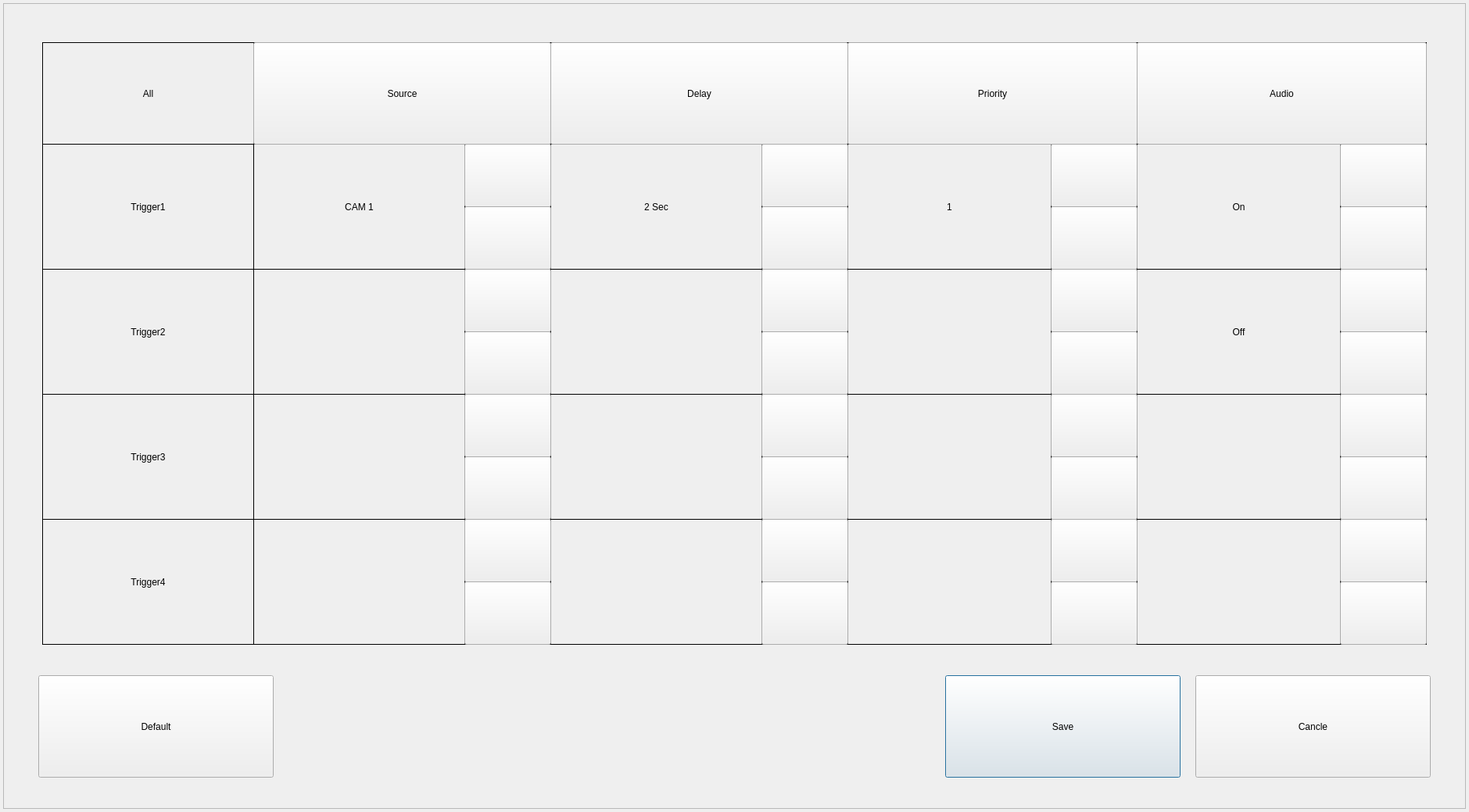
<?xml version="1.0" encoding="UTF-8"?>
<ui version="4.0">
 <class>TriggerInputDialog1080p</class>
 <widget class="QDialog" name="TriggerInputDialog1080p">
  <property name="geometry">
   <rect>
    <x>0</x>
    <y>0</y>
    <width>1879</width>
    <height>1039</height>
   </rect>
  </property>
  <property name="windowTitle">
   <string>TRIGGER INPUT PROPERTY</string>
  </property>
  <widget class="QFrame" name="frame">
   <property name="geometry">
    <rect>
     <x>4</x>
     <y>4</y>
     <width>1871</width>
     <height>1031</height>
    </rect>
   </property>
   <property name="maximumSize">
    <size>
     <width>16777215</width>
     <height>16777215</height>
    </size>
   </property>
   <property name="frameShape">
    <enum>QFrame::StyledPanel</enum>
   </property>
   <property name="frameShadow">
    <enum>QFrame::Raised</enum>
   </property>
   <widget class="QLabel" name="labelAll">
    <property name="geometry">
     <rect>
      <x>50</x>
      <y>50</y>
      <width>271</width>
      <height>131</height>
     </rect>
    </property>
    <property name="frameShape">
     <enum>QFrame::Box</enum>
    </property>
    <property name="text">
     <string>All</string>
    </property>
    <property name="alignment">
     <set>Qt::AlignCenter</set>
    </property>
   </widget>
   <widget class="QLabel" name="labelTrigger1">
    <property name="geometry">
     <rect>
      <x>50</x>
      <y>180</y>
      <width>271</width>
      <height>161</height>
     </rect>
    </property>
    <property name="frameShape">
     <enum>QFrame::Box</enum>
    </property>
    <property name="text">
     <string notr="true">Trigger1</string>
    </property>
    <property name="alignment">
     <set>Qt::AlignCenter</set>
    </property>
   </widget>
   <widget class="QLabel" name="labelTrigger2">
    <property name="geometry">
     <rect>
      <x>50</x>
      <y>340</y>
      <width>271</width>
      <height>161</height>
     </rect>
    </property>
    <property name="frameShape">
     <enum>QFrame::Box</enum>
    </property>
    <property name="text">
     <string notr="true">Trigger2</string>
    </property>
    <property name="alignment">
     <set>Qt::AlignCenter</set>
    </property>
   </widget>
   <widget class="QLabel" name="labelTrigger3">
    <property name="geometry">
     <rect>
      <x>50</x>
      <y>500</y>
      <width>271</width>
      <height>161</height>
     </rect>
    </property>
    <property name="frameShape">
     <enum>QFrame::Box</enum>
    </property>
    <property name="text">
     <string notr="true">Trigger3</string>
    </property>
    <property name="alignment">
     <set>Qt::AlignCenter</set>
    </property>
   </widget>
   <widget class="QLabel" name="labelTrigger4">
    <property name="geometry">
     <rect>
      <x>50</x>
      <y>660</y>
      <width>271</width>
      <height>161</height>
     </rect>
    </property>
    <property name="frameShape">
     <enum>QFrame::Box</enum>
    </property>
    <property name="text">
     <string notr="true">Trigger4</string>
    </property>
    <property name="alignment">
     <set>Qt::AlignCenter</set>
    </property>
   </widget>
   <widget class="QLabel" name="labelSourceAll">
    <property name="geometry">
     <rect>
      <x>320</x>
      <y>50</y>
      <width>381</width>
      <height>131</height>
     </rect>
    </property>
    <property name="frameShape">
     <enum>QFrame::Box</enum>
    </property>
    <property name="text">
     <string/>
    </property>
    <property name="alignment">
     <set>Qt::AlignCenter</set>
    </property>
   </widget>
   <widget class="QLabel" name="labelDelayAll">
    <property name="geometry">
     <rect>
      <x>700</x>
      <y>50</y>
      <width>381</width>
      <height>131</height>
     </rect>
    </property>
    <property name="frameShape">
     <enum>QFrame::Box</enum>
    </property>
    <property name="text">
     <string/>
    </property>
    <property name="alignment">
     <set>Qt::AlignCenter</set>
    </property>
   </widget>
   <widget class="QLabel" name="labelPriorityAll">
    <property name="geometry">
     <rect>
      <x>1080</x>
      <y>50</y>
      <width>371</width>
      <height>131</height>
     </rect>
    </property>
    <property name="frameShape">
     <enum>QFrame::Box</enum>
    </property>
    <property name="text">
     <string/>
    </property>
    <property name="alignment">
     <set>Qt::AlignCenter</set>
    </property>
   </widget>
   <widget class="QLabel" name="labelAudioAll">
    <property name="geometry">
     <rect>
      <x>1450</x>
      <y>50</y>
      <width>371</width>
      <height>131</height>
     </rect>
    </property>
    <property name="frameShape">
     <enum>QFrame::Box</enum>
    </property>
    <property name="text">
     <string/>
    </property>
    <property name="alignment">
     <set>Qt::AlignCenter</set>
    </property>
   </widget>
   <widget class="QLabel" name="labelSource1">
    <property name="geometry">
     <rect>
      <x>320</x>
      <y>180</y>
      <width>271</width>
      <height>161</height>
     </rect>
    </property>
    <property name="frameShape">
     <enum>QFrame::Box</enum>
    </property>
    <property name="text">
     <string notr="true">CAM 1</string>
    </property>
    <property name="alignment">
     <set>Qt::AlignCenter</set>
    </property>
   </widget>
   <widget class="QLabel" name="labelSourceDn1">
    <property name="geometry">
     <rect>
      <x>590</x>
      <y>260</y>
      <width>111</width>
      <height>81</height>
     </rect>
    </property>
    <property name="frameShape">
     <enum>QFrame::Box</enum>
    </property>
    <property name="text">
     <string/>
    </property>
    <property name="alignment">
     <set>Qt::AlignCenter</set>
    </property>
   </widget>
   <widget class="QLabel" name="labelSourceUp1">
    <property name="geometry">
     <rect>
      <x>590</x>
      <y>180</y>
      <width>111</width>
      <height>81</height>
     </rect>
    </property>
    <property name="frameShape">
     <enum>QFrame::Box</enum>
    </property>
    <property name="text">
     <string/>
    </property>
    <property name="alignment">
     <set>Qt::AlignCenter</set>
    </property>
   </widget>
   <widget class="QLabel" name="labelDelay1">
    <property name="geometry">
     <rect>
      <x>700</x>
      <y>180</y>
      <width>271</width>
      <height>161</height>
     </rect>
    </property>
    <property name="frameShape">
     <enum>QFrame::Box</enum>
    </property>
    <property name="text">
     <string notr="true">2 Sec</string>
    </property>
    <property name="alignment">
     <set>Qt::AlignCenter</set>
    </property>
   </widget>
   <widget class="QLabel" name="labelDelayDn1">
    <property name="geometry">
     <rect>
      <x>970</x>
      <y>260</y>
      <width>111</width>
      <height>81</height>
     </rect>
    </property>
    <property name="frameShape">
     <enum>QFrame::Box</enum>
    </property>
    <property name="text">
     <string/>
    </property>
    <property name="alignment">
     <set>Qt::AlignCenter</set>
    </property>
   </widget>
   <widget class="QLabel" name="labelDelayUp1">
    <property name="geometry">
     <rect>
      <x>970</x>
      <y>180</y>
      <width>111</width>
      <height>81</height>
     </rect>
    </property>
    <property name="frameShape">
     <enum>QFrame::Box</enum>
    </property>
    <property name="text">
     <string/>
    </property>
    <property name="alignment">
     <set>Qt::AlignCenter</set>
    </property>
   </widget>
   <widget class="QPushButton" name="buttonSave">
    <property name="geometry">
     <rect>
      <x>1205</x>
      <y>860</y>
      <width>301</width>
      <height>131</height>
     </rect>
    </property>
    <property name="text">
     <string>Save</string>
    </property>
   </widget>
   <widget class="QPushButton" name="buttonClose">
    <property name="geometry">
     <rect>
      <x>1525</x>
      <y>860</y>
      <width>301</width>
      <height>131</height>
     </rect>
    </property>
    <property name="text">
     <string>Cancle</string>
    </property>
   </widget>
   <widget class="QPushButton" name="buttonDefault">
    <property name="geometry">
     <rect>
      <x>45</x>
      <y>860</y>
      <width>301</width>
      <height>131</height>
     </rect>
    </property>
    <property name="text">
     <string>Default</string>
    </property>
   </widget>
   <widget class="QLabel" name="labelPriority1">
    <property name="geometry">
     <rect>
      <x>1080</x>
      <y>180</y>
      <width>261</width>
      <height>161</height>
     </rect>
    </property>
    <property name="frameShape">
     <enum>QFrame::Box</enum>
    </property>
    <property name="text">
     <string notr="true">1</string>
    </property>
    <property name="alignment">
     <set>Qt::AlignCenter</set>
    </property>
   </widget>
   <widget class="QLabel" name="labelPriorityDn1">
    <property name="geometry">
     <rect>
      <x>1340</x>
      <y>260</y>
      <width>111</width>
      <height>81</height>
     </rect>
    </property>
    <property name="frameShape">
     <enum>QFrame::Box</enum>
    </property>
    <property name="text">
     <string/>
    </property>
    <property name="alignment">
     <set>Qt::AlignCenter</set>
    </property>
   </widget>
   <widget class="QLabel" name="labelPriorityUp1">
    <property name="geometry">
     <rect>
      <x>1340</x>
      <y>180</y>
      <width>111</width>
      <height>81</height>
     </rect>
    </property>
    <property name="frameShape">
     <enum>QFrame::Box</enum>
    </property>
    <property name="text">
     <string/>
    </property>
    <property name="alignment">
     <set>Qt::AlignCenter</set>
    </property>
   </widget>
   <widget class="QLabel" name="labelAudio1">
    <property name="geometry">
     <rect>
      <x>1450</x>
      <y>180</y>
      <width>261</width>
      <height>161</height>
     </rect>
    </property>
    <property name="frameShape">
     <enum>QFrame::Box</enum>
    </property>
    <property name="text">
     <string notr="true">On</string>
    </property>
    <property name="alignment">
     <set>Qt::AlignCenter</set>
    </property>
   </widget>
   <widget class="QLabel" name="labelAudioDn1">
    <property name="geometry">
     <rect>
      <x>1710</x>
      <y>260</y>
      <width>111</width>
      <height>81</height>
     </rect>
    </property>
    <property name="frameShape">
     <enum>QFrame::Box</enum>
    </property>
    <property name="text">
     <string/>
    </property>
    <property name="alignment">
     <set>Qt::AlignCenter</set>
    </property>
   </widget>
   <widget class="QLabel" name="labelAudioUp1">
    <property name="geometry">
     <rect>
      <x>1710</x>
      <y>180</y>
      <width>111</width>
      <height>81</height>
     </rect>
    </property>
    <property name="frameShape">
     <enum>QFrame::Box</enum>
    </property>
    <property name="text">
     <string/>
    </property>
    <property name="alignment">
     <set>Qt::AlignCenter</set>
    </property>
   </widget>
   <widget class="QLabel" name="labelSource2">
    <property name="geometry">
     <rect>
      <x>320</x>
      <y>340</y>
      <width>271</width>
      <height>161</height>
     </rect>
    </property>
    <property name="frameShape">
     <enum>QFrame::Box</enum>
    </property>
    <property name="text">
     <string/>
    </property>
    <property name="alignment">
     <set>Qt::AlignCenter</set>
    </property>
   </widget>
   <widget class="QLabel" name="labelSource3">
    <property name="geometry">
     <rect>
      <x>320</x>
      <y>500</y>
      <width>271</width>
      <height>161</height>
     </rect>
    </property>
    <property name="frameShape">
     <enum>QFrame::Box</enum>
    </property>
    <property name="text">
     <string/>
    </property>
    <property name="alignment">
     <set>Qt::AlignCenter</set>
    </property>
   </widget>
   <widget class="QLabel" name="labelSource4">
    <property name="geometry">
     <rect>
      <x>320</x>
      <y>660</y>
      <width>271</width>
      <height>161</height>
     </rect>
    </property>
    <property name="frameShape">
     <enum>QFrame::Box</enum>
    </property>
    <property name="text">
     <string/>
    </property>
    <property name="alignment">
     <set>Qt::AlignCenter</set>
    </property>
   </widget>
   <widget class="QLabel" name="labelSourceDn2">
    <property name="geometry">
     <rect>
      <x>590</x>
      <y>420</y>
      <width>111</width>
      <height>81</height>
     </rect>
    </property>
    <property name="frameShape">
     <enum>QFrame::Box</enum>
    </property>
    <property name="text">
     <string/>
    </property>
    <property name="alignment">
     <set>Qt::AlignCenter</set>
    </property>
   </widget>
   <widget class="QLabel" name="labelSourceDn3">
    <property name="geometry">
     <rect>
      <x>590</x>
      <y>580</y>
      <width>111</width>
      <height>81</height>
     </rect>
    </property>
    <property name="frameShape">
     <enum>QFrame::Box</enum>
    </property>
    <property name="text">
     <string/>
    </property>
    <property name="alignment">
     <set>Qt::AlignCenter</set>
    </property>
   </widget>
   <widget class="QLabel" name="labelSourceDn4">
    <property name="geometry">
     <rect>
      <x>590</x>
      <y>740</y>
      <width>111</width>
      <height>81</height>
     </rect>
    </property>
    <property name="frameShape">
     <enum>QFrame::Box</enum>
    </property>
    <property name="text">
     <string/>
    </property>
    <property name="alignment">
     <set>Qt::AlignCenter</set>
    </property>
   </widget>
   <widget class="QLabel" name="labelSourceUp2">
    <property name="geometry">
     <rect>
      <x>590</x>
      <y>340</y>
      <width>111</width>
      <height>81</height>
     </rect>
    </property>
    <property name="frameShape">
     <enum>QFrame::Box</enum>
    </property>
    <property name="text">
     <string/>
    </property>
    <property name="alignment">
     <set>Qt::AlignCenter</set>
    </property>
   </widget>
   <widget class="QLabel" name="labelSourceUp3">
    <property name="geometry">
     <rect>
      <x>590</x>
      <y>500</y>
      <width>111</width>
      <height>81</height>
     </rect>
    </property>
    <property name="frameShape">
     <enum>QFrame::Box</enum>
    </property>
    <property name="text">
     <string/>
    </property>
    <property name="alignment">
     <set>Qt::AlignCenter</set>
    </property>
   </widget>
   <widget class="QLabel" name="labelSourceUp4">
    <property name="geometry">
     <rect>
      <x>590</x>
      <y>660</y>
      <width>111</width>
      <height>81</height>
     </rect>
    </property>
    <property name="frameShape">
     <enum>QFrame::Box</enum>
    </property>
    <property name="text">
     <string/>
    </property>
    <property name="alignment">
     <set>Qt::AlignCenter</set>
    </property>
   </widget>
   <widget class="QLabel" name="labelDelay2">
    <property name="geometry">
     <rect>
      <x>700</x>
      <y>340</y>
      <width>271</width>
      <height>161</height>
     </rect>
    </property>
    <property name="frameShape">
     <enum>QFrame::Box</enum>
    </property>
    <property name="text">
     <string/>
    </property>
    <property name="alignment">
     <set>Qt::AlignCenter</set>
    </property>
   </widget>
   <widget class="QLabel" name="labelDelay3">
    <property name="geometry">
     <rect>
      <x>700</x>
      <y>500</y>
      <width>271</width>
      <height>161</height>
     </rect>
    </property>
    <property name="frameShape">
     <enum>QFrame::Box</enum>
    </property>
    <property name="text">
     <string/>
    </property>
    <property name="alignment">
     <set>Qt::AlignCenter</set>
    </property>
   </widget>
   <widget class="QLabel" name="labelDelay4">
    <property name="geometry">
     <rect>
      <x>700</x>
      <y>660</y>
      <width>271</width>
      <height>161</height>
     </rect>
    </property>
    <property name="frameShape">
     <enum>QFrame::Box</enum>
    </property>
    <property name="text">
     <string/>
    </property>
    <property name="alignment">
     <set>Qt::AlignCenter</set>
    </property>
   </widget>
   <widget class="QLabel" name="labelDelayDn2">
    <property name="geometry">
     <rect>
      <x>970</x>
      <y>420</y>
      <width>111</width>
      <height>81</height>
     </rect>
    </property>
    <property name="frameShape">
     <enum>QFrame::Box</enum>
    </property>
    <property name="text">
     <string/>
    </property>
    <property name="alignment">
     <set>Qt::AlignCenter</set>
    </property>
   </widget>
   <widget class="QLabel" name="labelDelayDn3">
    <property name="geometry">
     <rect>
      <x>970</x>
      <y>580</y>
      <width>111</width>
      <height>81</height>
     </rect>
    </property>
    <property name="frameShape">
     <enum>QFrame::Box</enum>
    </property>
    <property name="text">
     <string/>
    </property>
    <property name="alignment">
     <set>Qt::AlignCenter</set>
    </property>
   </widget>
   <widget class="QLabel" name="labelDelayDn4">
    <property name="geometry">
     <rect>
      <x>970</x>
      <y>740</y>
      <width>111</width>
      <height>81</height>
     </rect>
    </property>
    <property name="frameShape">
     <enum>QFrame::Box</enum>
    </property>
    <property name="text">
     <string/>
    </property>
    <property name="alignment">
     <set>Qt::AlignCenter</set>
    </property>
   </widget>
   <widget class="QLabel" name="labelDelayUp2">
    <property name="geometry">
     <rect>
      <x>970</x>
      <y>340</y>
      <width>111</width>
      <height>81</height>
     </rect>
    </property>
    <property name="frameShape">
     <enum>QFrame::Box</enum>
    </property>
    <property name="text">
     <string/>
    </property>
    <property name="alignment">
     <set>Qt::AlignCenter</set>
    </property>
   </widget>
   <widget class="QLabel" name="labelDelayUp3">
    <property name="geometry">
     <rect>
      <x>970</x>
      <y>500</y>
      <width>111</width>
      <height>81</height>
     </rect>
    </property>
    <property name="frameShape">
     <enum>QFrame::Box</enum>
    </property>
    <property name="text">
     <string/>
    </property>
    <property name="alignment">
     <set>Qt::AlignCenter</set>
    </property>
   </widget>
   <widget class="QLabel" name="labelDelayUp4">
    <property name="geometry">
     <rect>
      <x>970</x>
      <y>660</y>
      <width>111</width>
      <height>81</height>
     </rect>
    </property>
    <property name="frameShape">
     <enum>QFrame::Box</enum>
    </property>
    <property name="text">
     <string/>
    </property>
    <property name="alignment">
     <set>Qt::AlignCenter</set>
    </property>
   </widget>
   <widget class="QLabel" name="labelPriority2">
    <property name="geometry">
     <rect>
      <x>1080</x>
      <y>340</y>
      <width>261</width>
      <height>161</height>
     </rect>
    </property>
    <property name="frameShape">
     <enum>QFrame::Box</enum>
    </property>
    <property name="text">
     <string/>
    </property>
    <property name="alignment">
     <set>Qt::AlignCenter</set>
    </property>
   </widget>
   <widget class="QLabel" name="labelPriority3">
    <property name="geometry">
     <rect>
      <x>1080</x>
      <y>500</y>
      <width>261</width>
      <height>161</height>
     </rect>
    </property>
    <property name="frameShape">
     <enum>QFrame::Box</enum>
    </property>
    <property name="text">
     <string/>
    </property>
    <property name="alignment">
     <set>Qt::AlignCenter</set>
    </property>
   </widget>
   <widget class="QLabel" name="labelPriority4">
    <property name="geometry">
     <rect>
      <x>1080</x>
      <y>660</y>
      <width>261</width>
      <height>161</height>
     </rect>
    </property>
    <property name="frameShape">
     <enum>QFrame::Box</enum>
    </property>
    <property name="text">
     <string/>
    </property>
    <property name="alignment">
     <set>Qt::AlignCenter</set>
    </property>
   </widget>
   <widget class="QLabel" name="labelPriorityDn2">
    <property name="geometry">
     <rect>
      <x>1340</x>
      <y>420</y>
      <width>111</width>
      <height>81</height>
     </rect>
    </property>
    <property name="frameShape">
     <enum>QFrame::Box</enum>
    </property>
    <property name="text">
     <string/>
    </property>
    <property name="alignment">
     <set>Qt::AlignCenter</set>
    </property>
   </widget>
   <widget class="QLabel" name="labelPriorityDn3">
    <property name="geometry">
     <rect>
      <x>1340</x>
      <y>580</y>
      <width>111</width>
      <height>81</height>
     </rect>
    </property>
    <property name="frameShape">
     <enum>QFrame::Box</enum>
    </property>
    <property name="text">
     <string/>
    </property>
    <property name="alignment">
     <set>Qt::AlignCenter</set>
    </property>
   </widget>
   <widget class="QLabel" name="labelPriorityDn4">
    <property name="geometry">
     <rect>
      <x>1340</x>
      <y>740</y>
      <width>111</width>
      <height>81</height>
     </rect>
    </property>
    <property name="frameShape">
     <enum>QFrame::Box</enum>
    </property>
    <property name="text">
     <string/>
    </property>
    <property name="alignment">
     <set>Qt::AlignCenter</set>
    </property>
   </widget>
   <widget class="QLabel" name="labelPriorityUp2">
    <property name="geometry">
     <rect>
      <x>1340</x>
      <y>340</y>
      <width>111</width>
      <height>81</height>
     </rect>
    </property>
    <property name="frameShape">
     <enum>QFrame::Box</enum>
    </property>
    <property name="text">
     <string/>
    </property>
    <property name="alignment">
     <set>Qt::AlignCenter</set>
    </property>
   </widget>
   <widget class="QLabel" name="labelPriorityUp3">
    <property name="geometry">
     <rect>
      <x>1340</x>
      <y>500</y>
      <width>111</width>
      <height>81</height>
     </rect>
    </property>
    <property name="frameShape">
     <enum>QFrame::Box</enum>
    </property>
    <property name="text">
     <string/>
    </property>
    <property name="alignment">
     <set>Qt::AlignCenter</set>
    </property>
   </widget>
   <widget class="QLabel" name="labelPriorityUp4">
    <property name="geometry">
     <rect>
      <x>1340</x>
      <y>660</y>
      <width>111</width>
      <height>81</height>
     </rect>
    </property>
    <property name="frameShape">
     <enum>QFrame::Box</enum>
    </property>
    <property name="text">
     <string/>
    </property>
    <property name="alignment">
     <set>Qt::AlignCenter</set>
    </property>
   </widget>
   <widget class="QLabel" name="labelAudio2">
    <property name="geometry">
     <rect>
      <x>1450</x>
      <y>340</y>
      <width>261</width>
      <height>161</height>
     </rect>
    </property>
    <property name="frameShape">
     <enum>QFrame::Box</enum>
    </property>
    <property name="text">
     <string notr="true">Off</string>
    </property>
    <property name="alignment">
     <set>Qt::AlignCenter</set>
    </property>
   </widget>
   <widget class="QLabel" name="labelAudio3">
    <property name="geometry">
     <rect>
      <x>1450</x>
      <y>500</y>
      <width>261</width>
      <height>161</height>
     </rect>
    </property>
    <property name="frameShape">
     <enum>QFrame::Box</enum>
    </property>
    <property name="text">
     <string/>
    </property>
    <property name="alignment">
     <set>Qt::AlignCenter</set>
    </property>
   </widget>
   <widget class="QLabel" name="labelAudio4">
    <property name="geometry">
     <rect>
      <x>1450</x>
      <y>660</y>
      <width>261</width>
      <height>161</height>
     </rect>
    </property>
    <property name="frameShape">
     <enum>QFrame::Box</enum>
    </property>
    <property name="text">
     <string/>
    </property>
    <property name="alignment">
     <set>Qt::AlignCenter</set>
    </property>
   </widget>
   <widget class="QLabel" name="labelAudioDn2">
    <property name="geometry">
     <rect>
      <x>1710</x>
      <y>420</y>
      <width>111</width>
      <height>81</height>
     </rect>
    </property>
    <property name="frameShape">
     <enum>QFrame::Box</enum>
    </property>
    <property name="text">
     <string/>
    </property>
    <property name="alignment">
     <set>Qt::AlignCenter</set>
    </property>
   </widget>
   <widget class="QLabel" name="labelAudioDn3">
    <property name="geometry">
     <rect>
      <x>1710</x>
      <y>580</y>
      <width>111</width>
      <height>81</height>
     </rect>
    </property>
    <property name="frameShape">
     <enum>QFrame::Box</enum>
    </property>
    <property name="text">
     <string/>
    </property>
    <property name="alignment">
     <set>Qt::AlignCenter</set>
    </property>
   </widget>
   <widget class="QLabel" name="labelAudioDn4">
    <property name="geometry">
     <rect>
      <x>1710</x>
      <y>740</y>
      <width>111</width>
      <height>81</height>
     </rect>
    </property>
    <property name="frameShape">
     <enum>QFrame::Box</enum>
    </property>
    <property name="text">
     <string/>
    </property>
    <property name="alignment">
     <set>Qt::AlignCenter</set>
    </property>
   </widget>
   <widget class="QLabel" name="labelAudioUp2">
    <property name="geometry">
     <rect>
      <x>1710</x>
      <y>340</y>
      <width>111</width>
      <height>81</height>
     </rect>
    </property>
    <property name="frameShape">
     <enum>QFrame::Box</enum>
    </property>
    <property name="text">
     <string/>
    </property>
    <property name="alignment">
     <set>Qt::AlignCenter</set>
    </property>
   </widget>
   <widget class="QLabel" name="labelAudioUp3">
    <property name="geometry">
     <rect>
      <x>1710</x>
      <y>500</y>
      <width>111</width>
      <height>81</height>
     </rect>
    </property>
    <property name="frameShape">
     <enum>QFrame::Box</enum>
    </property>
    <property name="text">
     <string/>
    </property>
    <property name="alignment">
     <set>Qt::AlignCenter</set>
    </property>
   </widget>
   <widget class="QLabel" name="labelAudioUp4">
    <property name="geometry">
     <rect>
      <x>1710</x>
      <y>660</y>
      <width>111</width>
      <height>81</height>
     </rect>
    </property>
    <property name="frameShape">
     <enum>QFrame::Box</enum>
    </property>
    <property name="text">
     <string/>
    </property>
    <property name="alignment">
     <set>Qt::AlignCenter</set>
    </property>
   </widget>
   <widget class="QPushButton" name="buttonSourceDn1">
    <property name="geometry">
     <rect>
      <x>590</x>
      <y>260</y>
      <width>111</width>
      <height>81</height>
     </rect>
    </property>
    <property name="text">
     <string/>
    </property>
   </widget>
   <widget class="QPushButton" name="buttonSourceDn2">
    <property name="geometry">
     <rect>
      <x>590</x>
      <y>420</y>
      <width>111</width>
      <height>81</height>
     </rect>
    </property>
    <property name="text">
     <string/>
    </property>
   </widget>
   <widget class="QPushButton" name="buttonSourceDn3">
    <property name="geometry">
     <rect>
      <x>590</x>
      <y>580</y>
      <width>111</width>
      <height>81</height>
     </rect>
    </property>
    <property name="text">
     <string/>
    </property>
   </widget>
   <widget class="QPushButton" name="buttonSourceDn4">
    <property name="geometry">
     <rect>
      <x>590</x>
      <y>740</y>
      <width>111</width>
      <height>81</height>
     </rect>
    </property>
    <property name="text">
     <string/>
    </property>
   </widget>
   <widget class="QPushButton" name="buttonSourceUp1">
    <property name="geometry">
     <rect>
      <x>590</x>
      <y>180</y>
      <width>111</width>
      <height>81</height>
     </rect>
    </property>
    <property name="text">
     <string/>
    </property>
   </widget>
   <widget class="QPushButton" name="buttonSourceUp2">
    <property name="geometry">
     <rect>
      <x>590</x>
      <y>340</y>
      <width>111</width>
      <height>81</height>
     </rect>
    </property>
    <property name="text">
     <string/>
    </property>
   </widget>
   <widget class="QPushButton" name="buttonSourceUp3">
    <property name="geometry">
     <rect>
      <x>590</x>
      <y>500</y>
      <width>111</width>
      <height>81</height>
     </rect>
    </property>
    <property name="text">
     <string/>
    </property>
   </widget>
   <widget class="QPushButton" name="buttonSourceUp4">
    <property name="geometry">
     <rect>
      <x>590</x>
      <y>660</y>
      <width>111</width>
      <height>81</height>
     </rect>
    </property>
    <property name="text">
     <string/>
    </property>
   </widget>
   <widget class="QPushButton" name="buttonDelayDn1">
    <property name="geometry">
     <rect>
      <x>970</x>
      <y>260</y>
      <width>111</width>
      <height>81</height>
     </rect>
    </property>
    <property name="text">
     <string/>
    </property>
   </widget>
   <widget class="QPushButton" name="buttonDelayDn2">
    <property name="geometry">
     <rect>
      <x>970</x>
      <y>420</y>
      <width>111</width>
      <height>81</height>
     </rect>
    </property>
    <property name="text">
     <string/>
    </property>
   </widget>
   <widget class="QPushButton" name="buttonDelayDn3">
    <property name="geometry">
     <rect>
      <x>970</x>
      <y>580</y>
      <width>111</width>
      <height>81</height>
     </rect>
    </property>
    <property name="text">
     <string/>
    </property>
   </widget>
   <widget class="QPushButton" name="buttonDelayDn4">
    <property name="geometry">
     <rect>
      <x>970</x>
      <y>740</y>
      <width>111</width>
      <height>81</height>
     </rect>
    </property>
    <property name="text">
     <string/>
    </property>
   </widget>
   <widget class="QPushButton" name="buttonDelayUp1">
    <property name="geometry">
     <rect>
      <x>970</x>
      <y>180</y>
      <width>111</width>
      <height>81</height>
     </rect>
    </property>
    <property name="text">
     <string/>
    </property>
   </widget>
   <widget class="QPushButton" name="buttonDelayUp2">
    <property name="geometry">
     <rect>
      <x>970</x>
      <y>340</y>
      <width>111</width>
      <height>81</height>
     </rect>
    </property>
    <property name="text">
     <string/>
    </property>
   </widget>
   <widget class="QPushButton" name="buttonDelayUp3">
    <property name="geometry">
     <rect>
      <x>970</x>
      <y>500</y>
      <width>111</width>
      <height>81</height>
     </rect>
    </property>
    <property name="text">
     <string/>
    </property>
   </widget>
   <widget class="QPushButton" name="buttonDelayUp4">
    <property name="geometry">
     <rect>
      <x>970</x>
      <y>660</y>
      <width>111</width>
      <height>81</height>
     </rect>
    </property>
    <property name="text">
     <string/>
    </property>
   </widget>
   <widget class="QPushButton" name="buttonPriorityDn1">
    <property name="geometry">
     <rect>
      <x>1340</x>
      <y>260</y>
      <width>111</width>
      <height>81</height>
     </rect>
    </property>
    <property name="text">
     <string/>
    </property>
   </widget>
   <widget class="QPushButton" name="buttonPriorityDn2">
    <property name="geometry">
     <rect>
      <x>1340</x>
      <y>420</y>
      <width>111</width>
      <height>81</height>
     </rect>
    </property>
    <property name="text">
     <string/>
    </property>
   </widget>
   <widget class="QPushButton" name="buttonPriorityDn3">
    <property name="geometry">
     <rect>
      <x>1340</x>
      <y>580</y>
      <width>111</width>
      <height>81</height>
     </rect>
    </property>
    <property name="text">
     <string/>
    </property>
   </widget>
   <widget class="QPushButton" name="buttonPriorityDn4">
    <property name="geometry">
     <rect>
      <x>1340</x>
      <y>740</y>
      <width>111</width>
      <height>81</height>
     </rect>
    </property>
    <property name="text">
     <string/>
    </property>
   </widget>
   <widget class="QPushButton" name="buttonPriorityUp1">
    <property name="geometry">
     <rect>
      <x>1340</x>
      <y>180</y>
      <width>111</width>
      <height>81</height>
     </rect>
    </property>
    <property name="text">
     <string/>
    </property>
   </widget>
   <widget class="QPushButton" name="buttonPriorityUp2">
    <property name="geometry">
     <rect>
      <x>1340</x>
      <y>340</y>
      <width>111</width>
      <height>81</height>
     </rect>
    </property>
    <property name="text">
     <string/>
    </property>
   </widget>
   <widget class="QPushButton" name="buttonPriorityUp3">
    <property name="geometry">
     <rect>
      <x>1340</x>
      <y>500</y>
      <width>111</width>
      <height>81</height>
     </rect>
    </property>
    <property name="text">
     <string/>
    </property>
   </widget>
   <widget class="QPushButton" name="buttonPriorityUp4">
    <property name="geometry">
     <rect>
      <x>1340</x>
      <y>660</y>
      <width>111</width>
      <height>81</height>
     </rect>
    </property>
    <property name="text">
     <string/>
    </property>
   </widget>
   <widget class="QPushButton" name="buttonAudioDn1">
    <property name="geometry">
     <rect>
      <x>1710</x>
      <y>260</y>
      <width>111</width>
      <height>81</height>
     </rect>
    </property>
    <property name="text">
     <string/>
    </property>
   </widget>
   <widget class="QPushButton" name="buttonAudioDn2">
    <property name="geometry">
     <rect>
      <x>1710</x>
      <y>420</y>
      <width>111</width>
      <height>81</height>
     </rect>
    </property>
    <property name="text">
     <string/>
    </property>
   </widget>
   <widget class="QPushButton" name="buttonAudioDn3">
    <property name="geometry">
     <rect>
      <x>1710</x>
      <y>580</y>
      <width>111</width>
      <height>81</height>
     </rect>
    </property>
    <property name="text">
     <string/>
    </property>
   </widget>
   <widget class="QPushButton" name="buttonAudioDn4">
    <property name="geometry">
     <rect>
      <x>1710</x>
      <y>740</y>
      <width>111</width>
      <height>81</height>
     </rect>
    </property>
    <property name="text">
     <string/>
    </property>
   </widget>
   <widget class="QPushButton" name="buttonAudioUp1">
    <property name="geometry">
     <rect>
      <x>1710</x>
      <y>180</y>
      <width>111</width>
      <height>81</height>
     </rect>
    </property>
    <property name="text">
     <string/>
    </property>
   </widget>
   <widget class="QPushButton" name="buttonAudioUp2">
    <property name="geometry">
     <rect>
      <x>1710</x>
      <y>340</y>
      <width>111</width>
      <height>81</height>
     </rect>
    </property>
    <property name="text">
     <string/>
    </property>
   </widget>
   <widget class="QPushButton" name="buttonAudioUp3">
    <property name="geometry">
     <rect>
      <x>1710</x>
      <y>500</y>
      <width>111</width>
      <height>81</height>
     </rect>
    </property>
    <property name="text">
     <string/>
    </property>
   </widget>
   <widget class="QPushButton" name="buttonAudioUp4">
    <property name="geometry">
     <rect>
      <x>1710</x>
      <y>660</y>
      <width>111</width>
      <height>81</height>
     </rect>
    </property>
    <property name="text">
     <string/>
    </property>
   </widget>
   <widget class="QPushButton" name="buttonSourceAll">
    <property name="geometry">
     <rect>
      <x>320</x>
      <y>50</y>
      <width>381</width>
      <height>131</height>
     </rect>
    </property>
    <property name="text">
     <string>Source</string>
    </property>
   </widget>
   <widget class="QPushButton" name="buttonDelayAll">
    <property name="geometry">
     <rect>
      <x>700</x>
      <y>50</y>
      <width>381</width>
      <height>131</height>
     </rect>
    </property>
    <property name="text">
     <string>Delay</string>
    </property>
   </widget>
   <widget class="QPushButton" name="buttonPriorityAll">
    <property name="geometry">
     <rect>
      <x>1080</x>
      <y>50</y>
      <width>371</width>
      <height>131</height>
     </rect>
    </property>
    <property name="text">
     <string>Priority</string>
    </property>
   </widget>
   <widget class="QPushButton" name="buttonAudioAll">
    <property name="geometry">
     <rect>
      <x>1450</x>
      <y>50</y>
      <width>371</width>
      <height>131</height>
     </rect>
    </property>
    <property name="text">
     <string>Audio</string>
    </property>
   </widget>
  </widget>
 </widget>
 <layoutdefault spacing="6" margin="11"/>
 <resources/>
 <connections/>
</ui>
